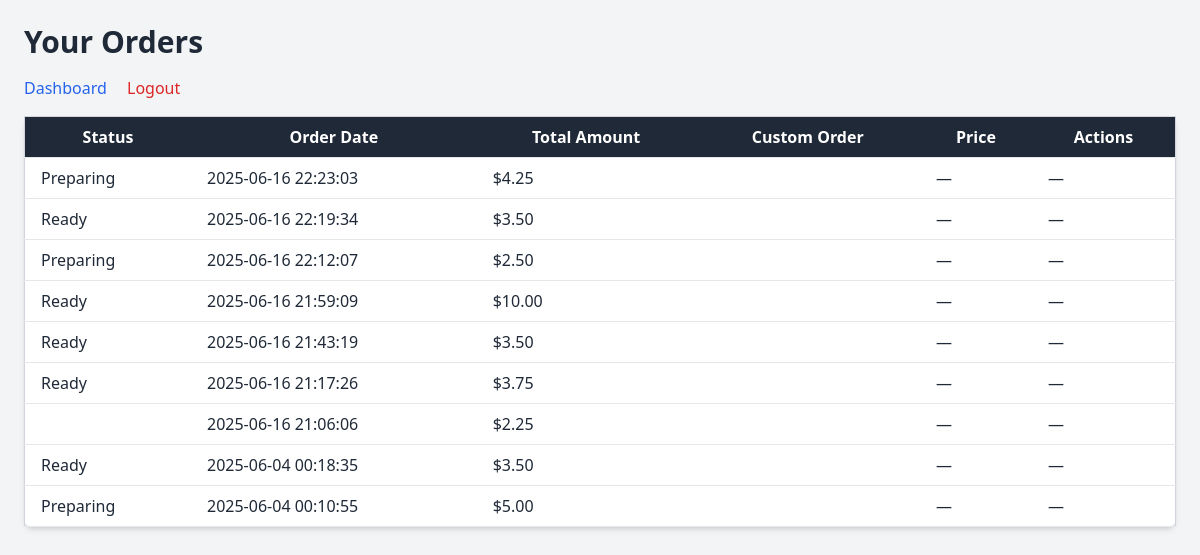
The page /client/order_tracking.php (signed in) on the database its author committed.
### tables this page shows
CREATE TABLE IF NOT EXISTS `orders` (
  `id` int NOT NULL AUTO_INCREMENT,
  `user_id` int NOT NULL,
  `client_id` varchar(10) NOT NULL,
  `status` enum('Preparing','Ready','Delivered') DEFAULT 'Preparing',
  `order_date` timestamp NULL DEFAULT CURRENT_TIMESTAMP,
  `total_amount` decimal(10,2) NOT NULL,
  `scheduled_time` datetime DEFAULT NULL,
  `dining_hall` varchar(255) DEFAULT NULL,
  `order_notes` text,
  `price` decimal(10,2) DEFAULT NULL,
  `custom_order` varchar(255) DEFAULT NULL,
  PRIMARY KEY (`id`),
  KEY `user_id` (`user_id`)
);

### client/order_tracking.php (the view, shortened to what this page needs)
<?php
require_once '../config.php';
$user_id = $_SESSION['user_id'];
$orders_stmt = $pdo->prepare('SELECT id, status, order_date, total_amount, custom_order, price FROM orders WHERE user_id = ? ORDER BY order_date DESC');
$orders_stmt->execute([$user_id]);
$orders = $orders_stmt->fetchAll(PDO::FETCH_ASSOC);
?>
<!DOCTYPE html>
<html lang="en">
<head>
    <script src="https://cdn.tailwindcss.com"></script>
</head>
<body class="bg-gray-100 text-gray-800 font-sans">
<div class="max-w-7xl mx-auto p-6">
    <h1 class="text-3xl font-bold mb-4">Your Orders</h1>
    <nav class="mb-4">
        <a href="dashboard.php" class="text-blue-600 hover:underline mr-4">Dashboard</a>
        <a href="logout.php" class="text-red-600 hover:underline">Logout</a>
    </nav>
    <?php if (count($orders) === 0): ?>
        <p class="text-gray-600">You have no orders yet.</p>
    <?php else: ?>
        <table class="min-w-full bg-white border border-gray-300 rounded-lg shadow-md">
    <thead>
        <tr class="bg-gray-800 text-white">
            <th class="py-2 px-4 border-b">Status</th>
            <th class="py-2 px-4 border-b">Order Date</th>
            <th class="py-2 px-4 border-b">Total Amount</th>
            <th class="py-2 px-4 border-b">Custom Order</th>
            <th class="py-2 px-4 border-b">Price</th>
            <th class="py-2 px-4 border-b">Actions</th>
        </tr>
    </thead>
    <tbody>
        <?php foreach ($orders as $order): ?>
        <tr class="hover:bg-gray-100">
            <td class="py-2 px-4 border-b"><?= htmlspecialchars($order['status']) ?></td>
            <td class="py-2 px-4 border-b"><?= htmlspecialchars($order['order_date']) ?></td>
            <td class="py-2 px-4 border-b">$<?= htmlspecialchars(number_format($order['total_amount'] ?? 0, 2)) ?></td>
            <td class="py-2 px-4 border-b"><?= nl2br(htmlspecialchars($order['custom_order'] ?? '')) ?></td>
            <td class="py-2 px-4 border-b">
                <?php if (!empty($order['custom_order'])): ?>
                    $<?= htmlspecialchars(number_format($order['price'] ?? 0, 2)) ?>
                <?php else: ?>
                    &mdash;
                <?php endif; ?>
            </td>
            <td class="py-2 px-4 border-b">
                <?php if (!empty($order['custom_order'])): ?>
                    <button onclick="handleAction(<?= $order['id'] ?>, 'accept')" class="btn btn-accept">Accept</button>
                    <button onclick="handleAction(<?= $order['id'] ?>, 'reject')" class="btn btn-reject">Reject</button>
                <?php else: ?>
                    &mdash;
                <?php endif; ?>
            </td>
        </tr>
        <?php endforeach; ?>
    </tbody>
</table>
    <?php endif; ?>
</div>
</body>
</html>

### client/order_tracking.php (style rules this page uses)
body { background-color: white; position: relative; overflow: hidden; }

### rows shown on the page
orders: status "Preparing", order_date "2025-06-16 22:23:03", total_amount "4.25"
orders: status "Ready", order_date "2025-06-16 22:19:34", total_amount "3.50"
orders: status "Preparing", order_date "2025-06-16 22:12:07", total_amount "2.50"
orders: status "Ready", order_date "2025-06-16 21:59:09", total_amount "10.00"
orders: status "Ready", order_date "2025-06-16 21:43:19", total_amount "3.50"
orders: status "Ready", order_date "2025-06-16 21:17:26", total_amount "3.75"
orders: order_date "2025-06-16 21:06:06", total_amount "2.25"
orders: status "Ready", order_date "2025-06-04 00:18:35", total_amount "3.50"
orders: status "Preparing", order_date "2025-06-04 00:10:55", total_amount "5.00"
